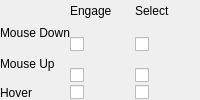
            <widget class="QWidget" name="behaviorWidg" native="true">
             <layout class="QGridLayout" name="gridLayout_3">
              <property name="leftMargin">
               <number>0</number>
              </property>
              <property name="topMargin">
               <number>0</number>
              </property>
              <property name="rightMargin">
               <number>0</number>
              </property>
              <property name="bottomMargin">
               <number>0</number>
              </property>
              <property name="horizontalSpacing">
               <number>0</number>
              </property>
              <property name="verticalSpacing">
               <number>2</number>
              </property>
              <item row="4" column="2">
               <widget class="QCheckBox" name="hov_select_chkBox">
                <property name="text">
                 <string/>
                </property>
               </widget>
              </item>
              <item row="4" column="0">
               <widget class="QLabel" name="label_9">
                <property name="text">
                 <string>Hover</string>
                </property>
               </widget>
              </item>
              <item row="1" column="0">
               <widget class="QLabel" name="label_7">
                <property name="text">
                 <string>Mouse Down</string>
                </property>
               </widget>
              </item>
              <item row="2" column="0" rowspan="2">
               <widget class="QLabel" name="label_8">
                <property name="text">
                 <string>Mouse Up</string>
                </property>
               </widget>
              </item>
              <item row="3" column="1">
               <widget class="QCheckBox" name="mU_engage_chkBox">
                <property name="text">
                 <string/>
                </property>
               </widget>
              </item>
              <item row="0" column="2">
               <widget class="QLabel" name="label_12">
                <property name="text">
                 <string>Select</string>
                </property>
               </widget>
              </item>
              <item row="4" column="1">
               <widget class="QCheckBox" name="hov_engage_chkBox">
                <property name="text">
                 <string/>
                </property>
               </widget>
              </item>
              <item row="1" column="1" rowspan="2">
               <widget class="QCheckBox" name="mD_engage_chkBox">
                <property name="text">
                 <string/>
                </property>
               </widget>
              </item>
              <item row="0" column="1">
               <widget class="QLabel" name="label_11">
                <property name="text">
                 <string>Engage</string>
                </property>
               </widget>
              </item>
              <item row="3" column="2">
               <widget class="QCheckBox" name="mU_select_chkBox">
                <property name="text">
                 <string/>
                </property>
               </widget>
              </item>
              <item row="1" column="2" rowspan="2">
               <widget class="QCheckBox" name="mD_select_chkBox">
                <property name="text">
                 <string/>
                </property>
               </widget>
              </item>
             </layout>
            </widget>
